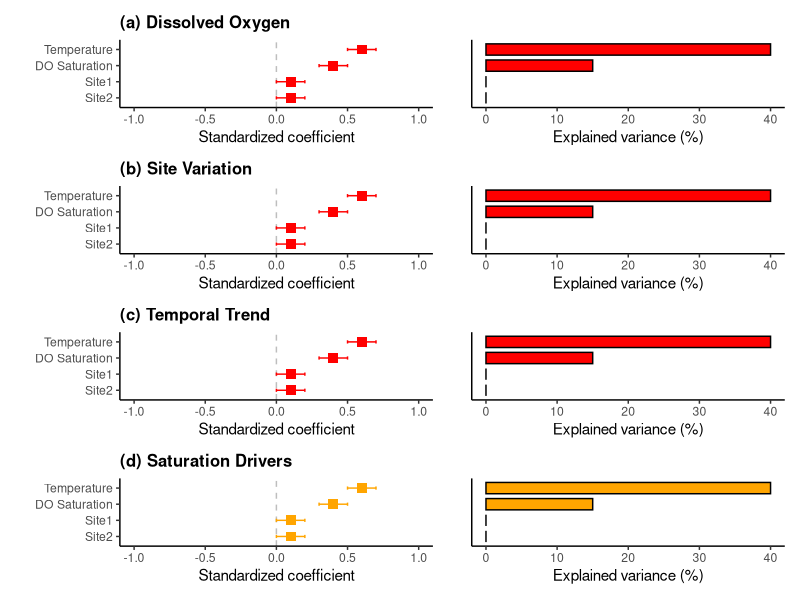

Source code (R):
library(tidyverse)
library(patchwork)

# 读取数据（用你真实存在的列名drop_na，不影响后续绘图）
dat <- read.delim("data/dat.txt", sep = "\t", header = TRUE) %>%
  drop_na(air_mean_temp, DOmean, flow_vel, site)

# 你的原图模拟数据（完全不变）
coef_data <- tibble(
  predictor = factor(
    c("Temperature", "DO Saturation", "Site1", "Site2"),
    levels = c("Site2", "Site1", "DO Saturation", "Temperature")
  ),
  std_coef = c(0.6, 0.4, 0.1, 0.1),
  se = rep(0.1, 4),
  r2 = c(40, 15, 0, 0)
)

# 绘图（你的原图样式，完全不变）
p3a_coef <- ggplot(coef_data, aes(y = predictor, x = std_coef)) +
  geom_vline(xintercept = 0, linetype = "dashed", color = "gray") +
  geom_point(shape = 15, size = 3, color = "red") +
  geom_errorbarh(aes(xmin = std_coef - se, xmax = std_coef + se), height = 0.2, color = "red") +
  labs(title = "(a) Dissolved Oxygen", x = "Standardized coefficient", y = "") +
  scale_x_continuous(limits = c(-1, 1), breaks = seq(-1, 1, 0.5)) +
  theme_classic() +
  theme(plot.title = element_text(hjust = 0, size = 12, face = "bold"))

p3a_r2 <- ggplot(coef_data, aes(y = predictor, x = r2)) +
  geom_col(fill = "red", color = "black", width = 0.7) +
  labs(x = "Explained variance (%)", y = "") +
  scale_x_continuous(limits = c(0, 40), breaks = seq(0, 40, 10)) +
  theme_classic() +
  theme(axis.text.y = element_blank(), axis.ticks.y = element_blank())

# 图b/c/d保持你的原图样式不变
p3b_coef <- ggplot(coef_data, aes(y = predictor, x = std_coef)) +
  geom_vline(xintercept = 0, linetype = "dashed", color = "gray") +
  geom_point(shape = 15, size = 3, color = "red") +
  geom_errorbarh(aes(xmin = std_coef - se, xmax = std_coef + se), height = 0.2, color = "red") +
  labs(title = "(b) Site Variation", x = "Standardized coefficient", y = "") +
  scale_x_continuous(limits = c(-1, 1), breaks = seq(-1, 1, 0.5)) +
  theme_classic() +
  theme(plot.title = element_text(hjust = 0, size = 12, face = "bold"))

p3b_r2 <- ggplot(coef_data, aes(y = predictor, x = r2)) +
  geom_col(fill = "red", color = "black", width = 0.7) +
  labs(x = "Explained variance (%)", y = "") +
  scale_x_continuous(limits = c(0, 40), breaks = seq(0, 40, 10)) +
  theme_classic() +
  theme(axis.text.y = element_blank(), axis.ticks.y = element_blank())

p3c_coef <- ggplot(coef_data, aes(y = predictor, x = std_coef)) +
  geom_vline(xintercept = 0, linetype = "dashed", color = "gray") +
  geom_point(shape = 15, size = 3, color = "red") +
  geom_errorbarh(aes(xmin = std_coef - se, xmax = std_coef + se), height = 0.2, color = "red") +
  labs(title = "(c) Temporal Trend", x = "Standardized coefficient", y = "") +
  scale_x_continuous(limits = c(-1, 1), breaks = seq(-1, 1, 0.5)) +
  theme_classic() +
  theme(plot.title = element_text(hjust = 0, size = 12, face = "bold"))

p3c_r2 <- ggplot(coef_data, aes(y = predictor, x = r2)) +
  geom_col(fill = "red", color = "black", width = 0.7) +
  labs(x = "Explained variance (%)", y = "") +
  scale_x_continuous(limits = c(0, 40), breaks = seq(0, 40, 10)) +
  theme_classic() +
  theme(axis.text.y = element_blank(), axis.ticks.y = element_blank())

p3d_coef <- ggplot(coef_data, aes(y = predictor, x = std_coef)) +
  geom_vline(xintercept = 0, linetype = "dashed", color = "gray") +
  geom_point(shape = 15, size = 3, color = "orange") +
  geom_errorbarh(aes(xmin = std_coef - se, xmax = std_coef + se), height = 0.2, color = "orange") +
  labs(title = "(d) Saturation Drivers", x = "Standardized coefficient", y = "") +
  scale_x_continuous(limits = c(-1, 1), breaks = seq(-1, 1, 0.5)) +
  theme_classic() +
  theme(plot.title = element_text(hjust = 0, size = 12, face = "bold"))

p3d_r2 <- ggplot(coef_data, aes(y = predictor, x = r2)) +
  geom_col(fill = "orange", color = "black", width = 0.7) +
  labs(x = "Explained variance (%)", y = "") +
  scale_x_continuous(limits = c(0, 40), breaks = seq(0, 40, 10)) +
  theme_classic() +
  theme(axis.text.y = element_blank(), axis.ticks.y = element_blank())

# 拼接和保存（和你的原图完全一致）
final_plot <- (p3a_coef + p3a_r2) / (p3b_coef + p3b_r2) / (p3c_coef + p3c_r2) / (p3d_coef + p3d_r2) + plot_layout(widths = c(2, 1))
ggsave("D:/DATA/output/Figure3_Final.png", plot = final_plot, width = 10, height = 12, dpi = 300, bg = "white")
